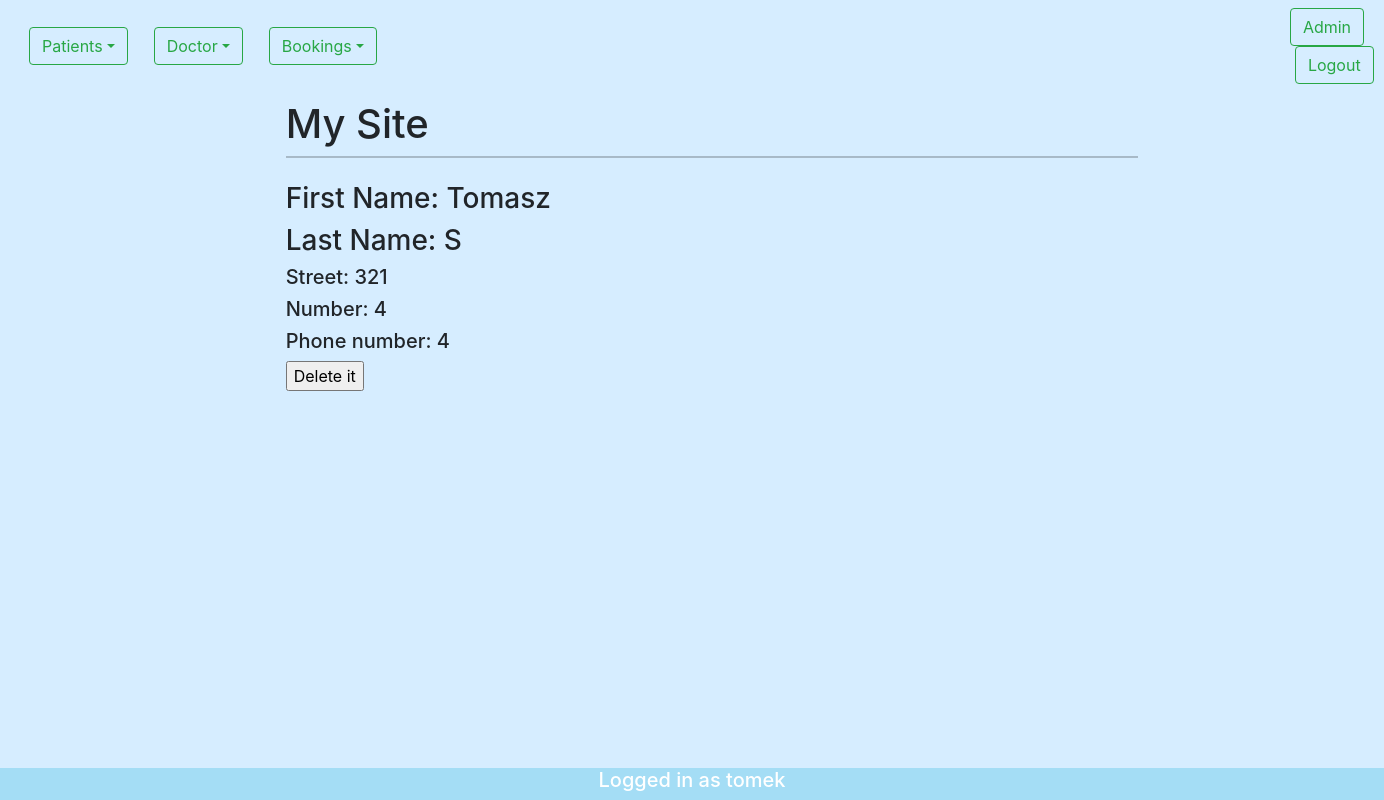
The page /patient/1/ (signed in) on the database its author committed.
### patient/models.py (models this page shows, shortened)
class Patient(models.Model):
    first_name   = models.CharField(max_length=20)
    last_name    =models.CharField(max_length=30)
    street       =models.CharField(max_length=30)
    city         =models.CharField(max_length=30)
    number       =models.PositiveIntegerField()
    phone_number =models.CharField(max_length=30)

### patient/views.py (the view)
# urls.py: path('<int:pk>/',patient_detail_view, name="patient-detail"),
def patient_detail_view(request,pk):
    try:
        obj=Patient.objects.get(id=pk)
    except Patient.DoesNotExist:
        raise Http404
    if request.method=="POST":
        obj.delete()
        return render(request,"patient/patient_delete_success.html",{})
    context={"object":obj}
    return render(request,"patient/patient_detail.html",context)

### templates/patient/patient_detail.html
{%extends 'base.html'%}
{%block content%}
<h3>First Name: {{object.first_name}}</h3>
<h3>Last Name: {{object.last_name}}</h3>
<h5>Street: {{object.street}}</h5>
<h5>Number: {{object.number}}</h5>
<h5>Phone number: {{object.phone_number}}</h5>
{% if request.user.is_staff %}
<form method="POST"> {%csrf_token%}
 <input type="submit" value="Delete it">
</form>
{%endif%}
{%endblock%}

### templates/base.html (shortened to what this page needs)
<!DOCTYPE html>
<html>
<head>
    <link href="https://cdn.jsdelivr.net/npm/bootstrap@5.0.0-beta3/dist/css/bootstrap.min.css" rel="stylesheet">
    <link href="/static/theme/assets/css/bootstrap.min.css" rel="stylesheet" type="text/css">
</head>
<body class="content">
    {%if user.is_authenticated%}
    <nav class="navbar navbar-expand-lg" style="background-color: #D6EDFF;">
            <div class="dropdown show">
                <a class="btn" role="button" id="dropdownMenuLink" data-toggle="dropdown" aria-haspopup="true" aria-expanded="false">
                    <button class="btn btn-outline-success my-2 my-sm-0 dropdown-toggle" >Patients</button>
                </a>
                {%endif%}
            </div>
            {%if user.is_authenticated%}
            <div class="dropdown show">
                <a class="btn" role="button" id="dropdownMenuLink" data-toggle="dropdown" aria-haspopup="true" aria-expanded="false">
                    <button class="btn btn-outline-success my-2 my-sm-0 dropdown-toggle" >Doctor</button>
                </a>
                  {%endif%}
            </div>
            {%if user.is_authenticated%}
            <div class="dropdown show">
                <a class="btn" role="button" id="dropdownMenuLink" data-toggle="dropdown" aria-haspopup="true" aria-expanded="false">
                    <button class="btn btn-outline-success my-2 my-sm-0 dropdown-toggle" >Bookings</button>
                </a>
                  {%endif%}
            </div>
            {%if user.is_authenticated%}
            <div style="margin-left:900px;">
                <a href="/admin"><button class="btn btn-outline-success" >Admin</button></a>
                <a href="/logout"><button class="btn btn-outline-success" style="margin-left: 5px;" >Logout</button></a>
                {%endif%}
            </div>
            </nav>
    <div id="content", name="content", class="main">
        <div class="row justify-content-center" style="margin-left: 0px;
    margin-right: 0px;">
            <div class="col-8">
                <h1 class="mt-2">{%block intro%}My Site{%endblock%}</h1>
                <hr class="mt-0 mb-4">
                {%if user.is_authenticated%}
                {%block content%}
                {%endblock%}
                {%else%}
                <p>Ooops...<a href="/login">You have to login in oreder to proceed to this site.</a></p>
                {%endif%}
            </div>
        </div>
    </div>
    <div style="margin-top:100px">
    <footer>
            <h5>Logged in as {{request.user}}</h5>
      </footer>
    </div>
</body>
</html>

### templates/base.html (style rules this page uses)
.main { margin-left: 40px; padding:0px 10px; }
.content { background-color:#D6EDFF; }
footer { position: fixed; left: 0; bottom: 0; width: 100%; background-color:#A4DDF5 ; color: white; text-align: center; }

### rows shown on the page
Patient: first_name "Tomasz", last_name "S", street "321", number "4", phone_number "4"

### other values the page prints
{{ request.user }} "tomek"
